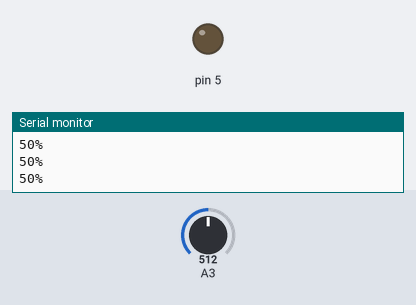
A sketch run on a simulated Arduino Uno, built with avr-gcc and run on an emulated ATmega328P. Parts: output pins drawn as LEDs (lit = HIGH), the last lines printed to the serial monitor. The inputs (shaded band) are chosen by the test bench; at power-on: A3 = 512.

Above: at 1.2 s.
1.3 s: A3 set to 716
At 2.3 s:
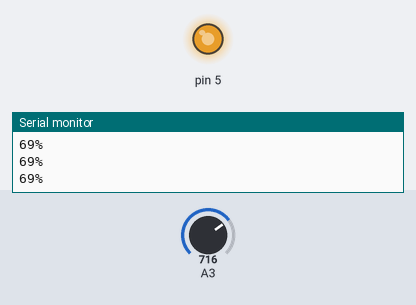
2.8 s: A3 set to 752
At 3.6 s:
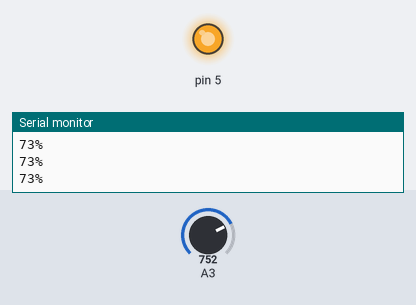
4.3 s: A3 set to 768
At 4.9 s:
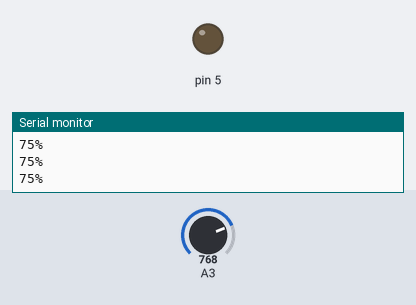
5.8 s: A3 set to 900
At 6.2 s:
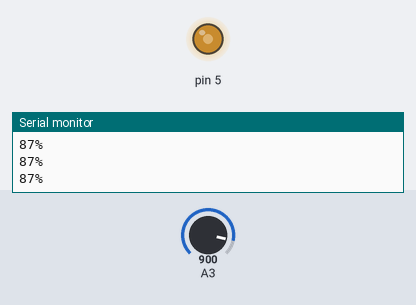
7.3 s: A3 set to 306
At 8.5 s:
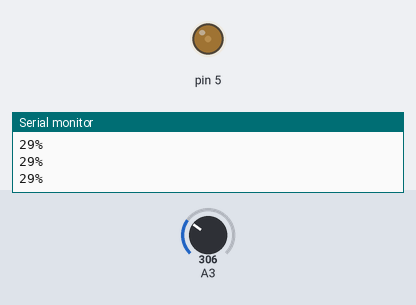
8.8 s: A3 set to 0
At 10.0 s:
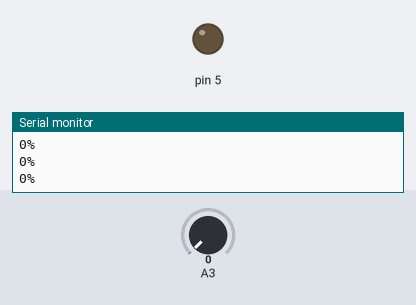
Timing chart, 0 to 11.3 s (numbered marks = the images above; inputs shaded):
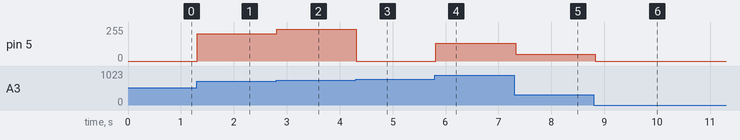

The sketch:

flushing_led.ino
```cpp
void setup() {
  // put your setup code here, to run once:
  pinMode(A3,INPUT);
  pinMode(5,OUTPUT);
  Serial.begin(9600);
}

int PIN;
int send;

void loop() {
  PIN = analogRead(A3);
  send = map(PIN, 0 , 1023 , 0 , 100);
  Serial.print(send);
  Serial.write("% \n");
  analogWrite(5,PIN);
  delay (100);
}
```

Measured:
- the behaviour switches between 767 and 768 on A3 (found by bisection; images 2 and 3)
- after the input at 1.3 s, pin 5: 0/255 → 204/255 at once
- after the input at 2.8 s, pin 5: 204/255 → 240/255 at once
- after the input at 4.3 s, pin 5: 240/255 → 0/255 at once
- after the input at 5.8 s, pin 5: 0/255 → 132/255 at once
- after the input at 7.3 s, pin 5: 132/255 → 50/255 at once
- after the input at 8.8 s, pin 5: 50/255 → 0/255 at once
